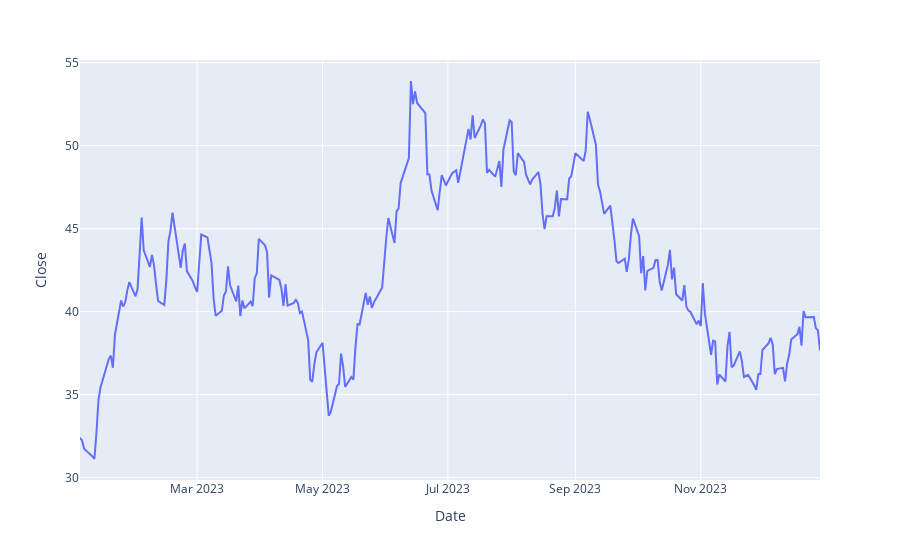

Notebook code for this chart:
### Code cell
px.line(data_frame= stocks[stocks["Symbols"] == value],
        x="Date",
        y="Close")

### Figure 1 — Plotly figure (JSON) as saved in the notebook; plotly's stock layout.template omitted (floating-point values rounded to 4 significant figures; data arrays with more than 128 entries replaced by an {"elided": "..."} marker saying what was removed)
{"data": [{"hovertemplate": "Date=%{x}<br>Close=%{y}<extra></extra>", "legendgroup": "", "line": {"color": "#636efa", "dash": "solid"}, "marker": {"symbol": "circle"}, "mode": "lines", "name": "", "orientation": "v", "showlegend": false, "type": "scatter", "x": {"elided": "250 str values"}, "xaxis": "x", "y": {"elided": "250 float values"}, "yaxis": "y"}], "layout": {"legend": {"tracegroupgap": 0}, "margin": {"t": 60}, "xaxis": {"anchor": "y", "domain": [0, 1], "title": {"text": "Date"}}, "yaxis": {"anchor": "x", "domain": [0, 1], "title": {"text": "Close"}}}}
